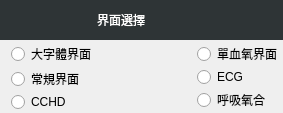
     <widget class="QWidget" name="screenWidget">
      <layout class="QVBoxLayout" name="verticalLayout_3">
       <property name="spacing">
        <number>1</number>
       </property>
       <property name="leftMargin">
        <number>0</number>
       </property>
       <property name="topMargin">
        <number>0</number>
       </property>
       <property name="rightMargin">
        <number>0</number>
       </property>
       <property name="bottomMargin">
        <number>0</number>
       </property>
       <item>
        <widget class="QWidget" name="widget" native="true">
         <property name="styleSheet">
          <string notr="true">background-color: rgb(46, 52, 54);</string>
         </property>
         <layout class="QHBoxLayout" name="horizontalLayout_2">
          <property name="spacing">
           <number>0</number>
          </property>
          <property name="leftMargin">
           <number>0</number>
          </property>
          <property name="topMargin">
           <number>0</number>
          </property>
          <property name="rightMargin">
           <number>0</number>
          </property>
          <property name="bottomMargin">
           <number>0</number>
          </property>
          <item alignment="Qt::AlignHCenter">
           <widget class="QLabel" name="titleLabel">
            <property name="palette">
             <palette>
              <active>
               <colorrole role="WindowText">
                <brush brushstyle="SolidPattern">
                 <color alpha="255">
                  <red>255</red>
                  <green>255</green>
                  <blue>255</blue>
                 </color>
                </brush>
               </colorrole>
               <colorrole role="Button">
                <brush brushstyle="SolidPattern">
                 <color alpha="255">
                  <red>46</red>
                  <green>52</green>
                  <blue>54</blue>
                 </color>
                </brush>
               </colorrole>
               <colorrole role="Base">
                <brush brushstyle="SolidPattern">
                 <color alpha="255">
                  <red>46</red>
                  <green>52</green>
                  <blue>54</blue>
                 </color>
                </brush>
               </colorrole>
               <colorrole role="Window">
                <brush brushstyle="SolidPattern">
                 <color alpha="255">
                  <red>46</red>
                  <green>52</green>
                  <blue>54</blue>
                 </color>
                </brush>
               </colorrole>
              </active>
              <inactive>
               <colorrole role="WindowText">
                <brush brushstyle="SolidPattern">
                 <color alpha="255">
                  <red>255</red>
                  <green>255</green>
                  <blue>255</blue>
                 </color>
                </brush>
               </colorrole>
               <colorrole role="Button">
                <brush brushstyle="SolidPattern">
                 <color alpha="255">
                  <red>46</red>
                  <green>52</green>
                  <blue>54</blue>
                 </color>
                </brush>
               </colorrole>
               <colorrole role="Base">
                <brush brushstyle="SolidPattern">
                 <color alpha="255">
                  <red>46</red>
                  <green>52</green>
                  <blue>54</blue>
                 </color>
                </brush>
               </colorrole>
               <colorrole role="Window">
                <brush brushstyle="SolidPattern">
                 <color alpha="255">
                  <red>46</red>
                  <green>52</green>
                  <blue>54</blue>
                 </color>
                </brush>
               </colorrole>
              </inactive>
              <disabled>
               <colorrole role="WindowText">
                <brush brushstyle="SolidPattern">
                 <color alpha="255">
                  <red>190</red>
                  <green>190</green>
                  <blue>190</blue>
                 </color>
                </brush>
               </colorrole>
               <colorrole role="Button">
                <brush brushstyle="SolidPattern">
                 <color alpha="255">
                  <red>46</red>
                  <green>52</green>
                  <blue>54</blue>
                 </color>
                </brush>
               </colorrole>
               <colorrole role="Base">
                <brush brushstyle="SolidPattern">
                 <color alpha="255">
                  <red>46</red>
                  <green>52</green>
                  <blue>54</blue>
                 </color>
                </brush>
               </colorrole>
               <colorrole role="Window">
                <brush brushstyle="SolidPattern">
                 <color alpha="255">
                  <red>46</red>
                  <green>52</green>
                  <blue>54</blue>
                 </color>
                </brush>
               </colorrole>
              </disabled>
             </palette>
            </property>
            <property name="styleSheet">
             <string notr="true">background-color: rgb(46, 52, 54);
font: 75 11pt &quot;Ubuntu Condensed&quot;;</string>
            </property>
            <property name="text">
             <string>界面選擇</string>
            </property>
           </widget>
          </item>
          <item>
           <widget class="QToolButton" name="exitBtn">
            <property name="minimumSize">
             <size>
              <width>40</width>
              <height>40</height>
             </size>
            </property>
            <property name="autoFillBackground">
             <bool>false</bool>
            </property>
            <property name="styleSheet">
             <string notr="true">border-image: url(:/image/exit.png);</string>
            </property>
            <property name="text">
             <string/>
            </property>
            <property name="autoRepeat">
             <bool>true</bool>
            </property>
            <property name="autoRaise">
             <bool>true</bool>
            </property>
           </widget>
          </item>
         </layout>
        </widget>
       </item>
       <item>
        <widget class="QWidget" name="radioBtnWdt" native="true">
         <layout class="QHBoxLayout" name="horizontalLayout" stretch="1,1">
          <property name="spacing">
           <number>1</number>
          </property>
          <property name="leftMargin">
           <number>1</number>
          </property>
          <property name="topMargin">
           <number>1</number>
          </property>
          <property name="rightMargin">
           <number>1</number>
          </property>
          <property name="bottomMargin">
           <number>1</number>
          </property>
          <item>
           <layout class="QVBoxLayout" name="verticalLayout" stretch="1,1,1">
            <property name="leftMargin">
             <number>10</number>
            </property>
            <item>
             <widget class="QRadioButton" name="bigScreenBtn">
              <property name="text">
               <string>大字體界面</string>
              </property>
             </widget>
            </item>
            <item>
             <widget class="QRadioButton" name="noramlScreenBtn">
              <property name="text">
               <string>常規界面</string>
              </property>
             </widget>
            </item>
            <item>
             <widget class="QRadioButton" name="cchdBtn">
              <property name="text">
               <string>CCHD</string>
              </property>
             </widget>
            </item>
           </layout>
          </item>
          <item>
           <layout class="QVBoxLayout" name="verticalLayout_2" stretch="1,1,1">
            <property name="leftMargin">
             <number>100</number>
            </property>
            <item>
             <widget class="QRadioButton" name="signleSpo2Btn">
              <property name="text">
               <string>單血氧界面</string>
              </property>
             </widget>
            </item>
            <item>
             <widget class="QRadioButton" name="ecgBtn">
              <property name="text">
               <string>ECG</string>
              </property>
             </widget>
            </item>
            <item>
             <widget class="QRadioButton" name="oxgenBtn">
              <property name="text">
               <string>呼吸氧合</string>
              </property>
             </widget>
            </item>
           </layout>
          </item>
         </layout>
        </widget>
       </item>
      </layout>
     </widget>
